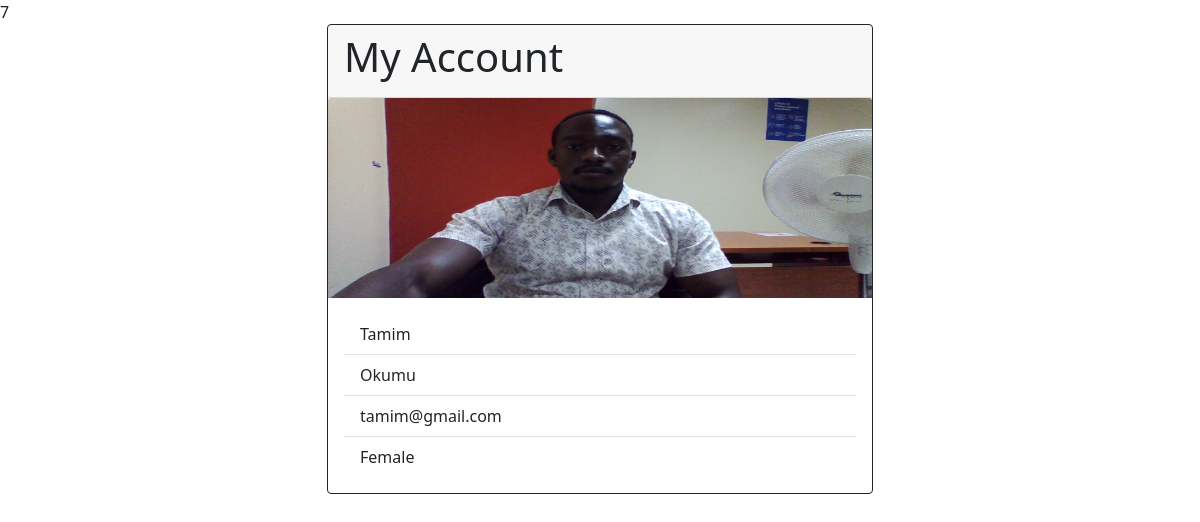
The app's page /Admin/User/admin_account.php (signed in) with its own data.
### tables this page shows
CREATE TABLE `users` (
  `id` int(11) NOT NULL,
  `fname` varchar(30) NOT NULL,
  `lname` varchar(30) NOT NULL,
  `phone` varchar(30) NOT NULL,
  `email` varchar(30) NOT NULL,
  `pass` varchar(60) NOT NULL,
  `gender` varchar(30) NOT NULL,
  `role` varchar(30) NOT NULL,
  `pic_name` varchar(80) NOT NULL,
  `date_created` timestamp NOT NULL DEFAULT current_timestamp() ON UPDATE current_timestamp()
);

### includes/user.php (called while the page is built, shortened)
<?php
class User{
        protected $tableName = 'users';
        private $dbConn;
        public function __construct()
        {
                $db = new DBConnect();
               $this->dbConn =  $db->open_connection();
        }
        public function getUserById($id){
                $stmt = $this->dbConn->prepare('SELECT * FROM '.$this->tableName. ' WHERE id = :id');
                $stmt->execute(['id'=> $id]);
                $single_user = $stmt->fetch();
                return $single_user;
        }
}
?>

### includes/connection.php (called while the page is built, shortened)
<?php
class DBConnect{
      private $host = 'localhost';
      private $dbname = 'isdb';
      private $user = 'root';
      private $pass = "";
      public function open_connection(){
        try{
                $this->conn = new PDO('mysql:host=' .$this->host .';dbname=' .$this->dbname, $this->user,$this->pass);
                $this->conn->setAttribute(PDO::ATTR_ERRMODE,PDO::ERRMODE_EXCEPTION);
	        $this->conn->setAttribute( PDO::ATTR_EMULATE_PREPARES, false );
	        return $this->conn;
              }catch(PDOException $e){
                echo "Connection failed: " . $e->getMessage();
              }
      }
}
?>

### includes/session.php (called while the page is built, shortened)
<?php
class Session{
  private $id;
  public function getId(){
      return $this->id;
  }
    public function check_login(){
      if(isset($_SESSION['id'])&& isset($_SESSION['firstname']) && isset($_SESSION['lastname']) && isset($_SESSION['role'])){
          $this->id = $_SESSION['id'];
        }else{
          unset($_SESSION['id']);
          unset($_SESSION['firstname']);
          unset($_SESSION['lastname']);
          unset($_SESSION['role']);
        }
    }
}
?>

### public/Admin/User/admin_account.php (the view, shortened to what this page needs)
<?php
$sess = new Session();
$user = new User();
$id = $sess->getId();
$user_arr = $user->getUserById($id);
?>
<!DOCTYPE html>
<html lang="en">
<head>
        <link href="https://cdn.jsdelivr.net/npm/bootstrap@5.0.2/dist/css/bootstrap.min.css" rel="stylesheet">
</head>
<body>
        <section class="account-section">
                <div class="container">
                        <div class="row">
                                <div class="col-md-6 m-auto ">
                                        <div class="card border border-dark">
                                                <div class="card-header  ">
                                                        <h1>My Account</h1>
                                                </div>
                                                 <img src="../../images/<?php echo $user_arr['pic_name'];?>" class="card-img-top" alt="Profile" height="200">
                                                <div class="card-body">
                                                        <ul class="list-group list-group-flush">
                                                                <li class="list-group-item"><?php echo $user_arr["fname"];?></li>
                                                                <li class="list-group-item"><?php echo $user_arr["lname"];?></li>
                                                                <li class="list-group-item"><?php echo $user_arr["email"];?></li>
                                                                <li class="list-group-item"><?php echo $user_arr["gender"];?></li>
                                                        </ul>
                                                </div>
                                        </div>
                                </div>
                        </div>
                </div>
        </section>
</body>
</html>

### records on screen
users: pic_name (picture), fname "Tamim", lname "Okumu", email "tamim@gmail.com", gender "Female"
